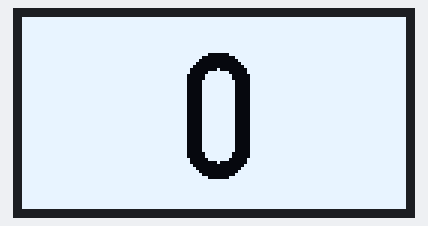
The sketch below on a simulated ESP8266 (NodeMCU). On the bench: 128×64 one-colour display. What the sketch prints to the serial monitor is not drawn.

Above: at 0.1 s.
At 3.2 s:
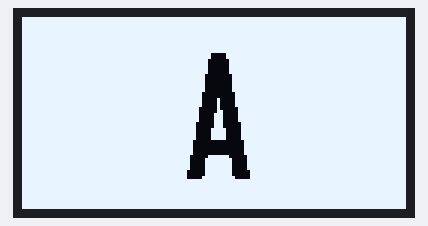
At 6.2 s:
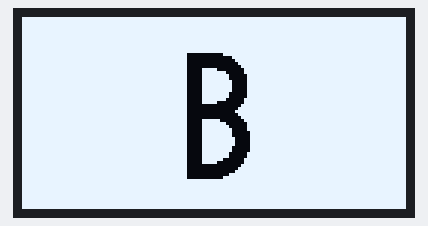
At 9.3 s:
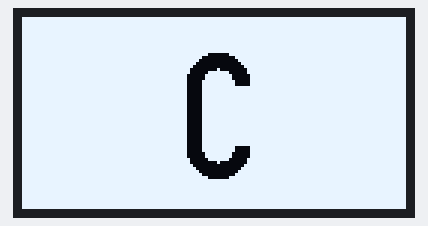
At 12.3 s:
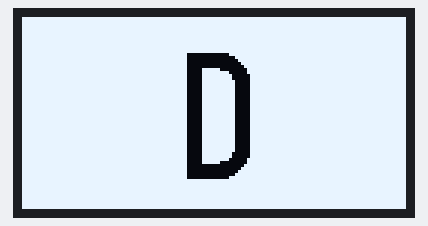

Measured:
- by itself, everything shown: repeats every 15.3 s, in 5 steps
- what the display in image 1 shows lasts 3.1 s, from 3.1 s to 6.2 s

The sketch:

oled_u8g2_test.ino
```cpp
// SSD1309 128x64 I2C test (U8g2), address 0x3C, SCL D1 (GPIO5), SDA D2 (GPIO4).
// Compares pre-charge (0xD9) / VCOMH (0xDB) settings on a full-white screen.
// Per combo (3 s): solid white screen with the combo letter in large black text.
// Loops 0,A,B,C,D.
// "0" is the baseline: re-init with defaults (no 0xD9/0xDB), contrast 128.
// Library: U8g2.
#include <Wire.h>
#include <U8g2lib.h>

U8G2_SSD1309_128X64_NONAME0_F_HW_I2C oled(U8G2_R0, U8X8_PIN_NONE);

struct Combo { char id; uint8_t precharge, vcomh; };  // precharge == 0: defaults
const Combo COMBOS[] = {{'0', 0, 0}, {'A', 0xF1, 0x34}, {'B', 0xF1, 0x20}, {'C', 0x22, 0x34}, {'D', 0x22, 0x20}};
const uint8_t NCOMBO = sizeof(COMBOS) / sizeof(COMBOS[0]);
const uint16_t SHOW_MS = 3000;
uint8_t combo = 0;

void setup() {
  Serial.begin(115200);
  Wire.begin(D2, D1);  // SDA, SCL
  oled.setI2CAddress(0x3C << 1);
  Serial.println(F("\nU8g2 SSD1309 started"));
}

void loop() {
  const Combo &c = COMBOS[combo];
  oled.begin();  // re-init so each combo starts from the panel defaults
  oled.setContrast(128);
  if (c.precharge) {
    oled.sendF("ca", 0xD9, c.precharge);
    oled.sendF("ca", 0xDB, c.vcomh);
  }
  Serial.printf("%c: D9=%s DB=%s\n", c.id, c.precharge ? String(c.precharge, HEX).c_str() : "default",
                c.precharge ? String(c.vcomh, HEX).c_str() : "default");

  oled.clearBuffer();
  oled.drawBox(0, 0, 128, 64);
  oled.setDrawColor(0);
  oled.setFont(u8g2_font_logisoso42_tr);
  oled.drawStr((128 - oled.getStrWidth(String(c.id).c_str())) / 2, 54, String(c.id).c_str());
  oled.setDrawColor(1);
  oled.sendBuffer();
  delay(SHOW_MS);

  combo = (combo + 1) % NCOMBO;
}
```
